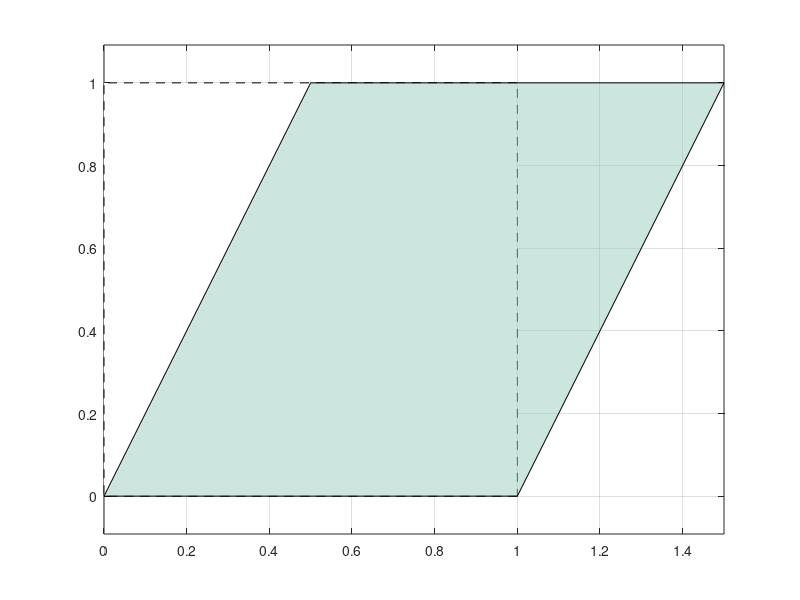

Write MATLAB code to recreate this figure.
%%%%%%%%%%%%%%%%%%%%%%%%%%%%%%%%%%%%%%%%%%%%%%%%%%%%%%%%%%%%%%%%%%%%%%%%%%%%
%% Chapter 4: Matrices as transformations
%%%%%%%%%%%%%%%%%%%%%%%%%%%%%%%%%%%%%%%%%%%%%%%%%%%%%%%%%%%%%%%%%%%%%%%%%%%%
% The code for this chapter from Matrices in Practice, by Tom Goodale:
% https://trgoodale.github.io/matrix-book/part-1/04-transformations.html
%
% Run the script a section at a time (Run Section, or Ctrl+Enter, in
% MATLAB), from the top: later sections use variables set in earlier ones.
% Change the numbers and run them again to see what happens.
%
% Code licensed under the MIT licence: https://trgoodale.github.io/matrix-book/LICENSE.md

%% In code
% To transform a whole shape at once, store its points as the columns of a
% matrix. Then one multiplication moves every point, because column j of AP
% is A times column j of P.

P = [0 1 1 0;           % x-coordinates of the corners
     0 0 1 1];          % y-coordinates
A = [1 0.5;
     0 1];              % shear, factor 0.5
Q = A * P               % transform every corner at once

figure
fill(P(1,:), P(2,:), 'w', 'LineStyle', '--'); hold on
fill(Q(1,:), Q(2,:), [0.6 0.8 0.75], 'FaceAlpha', 0.5)
axis equal; grid on

%%
% The plot matches the Python version.

%% Exercises
% The code exercises from the end of the chapter. Worked solutions are in
% solutions_part1.m, and in the book:
% https://trgoodale.github.io/matrix-book/appendices/solutions-1.html#sec-solutions-transformations

%% Exercise 7
% Apply the rotation R(θ) to the F shape (corner coordinates are in the code
% for Figure 4.1) for θ= 0°, 45°, 90°, ..., 315°, and plot all eight images
% on one set of axes.

% Your code here
